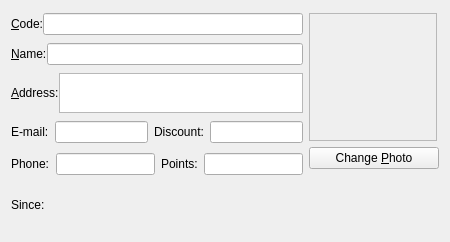
<?xml version="1.0" encoding="UTF-8"?>
<ui version="4.0">
 <class>clientEditor</class>
 <widget class="QWidget" name="clientEditor">
  <property name="geometry">
   <rect>
    <x>0</x>
    <y>0</y>
    <width>450</width>
    <height>242</height>
   </rect>
  </property>
  <property name="minimumSize">
   <size>
    <width>0</width>
    <height>0</height>
   </size>
  </property>
  <property name="maximumSize">
   <size>
    <width>460</width>
    <height>242</height>
   </size>
  </property>
  <property name="windowTitle">
   <string>Form</string>
  </property>
  <layout class="QGridLayout" name="gridLayout">
   <item row="4" column="1" colspan="5">
    <layout class="QHBoxLayout" name="horizontalLayout_6">
     <item>
      <widget class="QLabel" name="label_17">
       <property name="text">
        <string>Phone:</string>
       </property>
       <property name="buddy">
        <cstring>editClientPhone</cstring>
       </property>
      </widget>
     </item>
     <item>
      <widget class="MibitLineEdit" name="editClientPhone">
       <property name="minimumSize">
        <size>
         <width>0</width>
         <height>0</height>
        </size>
       </property>
       <property name="maximumSize">
        <size>
         <width>16777215</width>
         <height>16777215</height>
        </size>
       </property>
      </widget>
     </item>
     <item>
      <widget class="QLabel" name="label">
       <property name="text">
        <string>Points:</string>
       </property>
      </widget>
     </item>
     <item>
      <widget class="MibitLineEdit" name="editClientPoints">
       <property name="minimumSize">
        <size>
         <width>0</width>
         <height>0</height>
        </size>
       </property>
       <property name="maximumSize">
        <size>
         <width>130</width>
         <height>16777215</height>
        </size>
       </property>
      </widget>
     </item>
    </layout>
   </item>
   <item row="1" column="1" colspan="5">
    <layout class="QHBoxLayout" name="horizontalLayout_3">
     <property name="spacing">
      <number>0</number>
     </property>
     <item>
      <widget class="QLabel" name="label_4">
       <property name="text">
        <string>&amp;Name:</string>
       </property>
       <property name="buddy">
        <cstring>editClientName</cstring>
       </property>
      </widget>
     </item>
     <item>
      <widget class="MibitLineEdit" name="editClientName"/>
     </item>
    </layout>
   </item>
   <item row="0" column="1" colspan="5">
    <layout class="QHBoxLayout" name="horizontalLayout">
     <property name="spacing">
      <number>0</number>
     </property>
     <item>
      <widget class="QLabel" name="label_14">
       <property name="text">
        <string>&amp;Code:</string>
       </property>
       <property name="buddy">
        <cstring>editClientCode</cstring>
       </property>
      </widget>
     </item>
     <item>
      <widget class="MibitLineEdit" name="editClientCode"/>
     </item>
    </layout>
   </item>
   <item row="3" column="1" colspan="5">
    <layout class="QHBoxLayout" name="horizontalLayout_8">
     <item>
      <widget class="QLabel" name="label_18">
       <property name="text">
        <string>E-mail:</string>
       </property>
       <property name="buddy">
        <cstring>editClientCell</cstring>
       </property>
      </widget>
     </item>
     <item>
      <widget class="MibitLineEdit" name="editClientCell">
       <property name="maximumSize">
        <size>
         <width>16777215</width>
         <height>16777215</height>
        </size>
       </property>
      </widget>
     </item>
     <item>
      <widget class="QLabel" name="label_2">
       <property name="text">
        <string>Discount:</string>
       </property>
      </widget>
     </item>
     <item>
      <widget class="MibitLineEdit" name="editClientDiscount">
       <property name="maximumSize">
        <size>
         <width>130</width>
         <height>16777215</height>
        </size>
       </property>
      </widget>
     </item>
    </layout>
   </item>
   <item row="2" column="1" colspan="5">
    <layout class="QHBoxLayout" name="horizontalLayout_4">
     <property name="spacing">
      <number>0</number>
     </property>
     <property name="sizeConstraint">
      <enum>QLayout::SetDefaultConstraint</enum>
     </property>
     <item>
      <widget class="QLabel" name="label_16">
       <property name="text">
        <string>&amp;Address:</string>
       </property>
       <property name="buddy">
        <cstring>editClientAddress</cstring>
       </property>
      </widget>
     </item>
     <item>
      <widget class="QTextEdit" name="editClientAddress">
       <property name="sizePolicy">
        <sizepolicy hsizetype="Expanding" vsizetype="Fixed">
         <horstretch>0</horstretch>
         <verstretch>0</verstretch>
        </sizepolicy>
       </property>
       <property name="maximumSize">
        <size>
         <width>16777215</width>
         <height>40</height>
        </size>
       </property>
       <property name="tabChangesFocus">
        <bool>true</bool>
       </property>
       <property name="acceptRichText">
        <bool>false</bool>
       </property>
      </widget>
     </item>
    </layout>
   </item>
   <item row="0" column="7" rowspan="5" colspan="2">
    <layout class="QVBoxLayout" name="verticalLayout_4">
     <item>
      <widget class="QLabel" name="labelClientPhoto">
       <property name="sizePolicy">
        <sizepolicy hsizetype="Maximum" vsizetype="Maximum">
         <horstretch>0</horstretch>
         <verstretch>0</verstretch>
        </sizepolicy>
       </property>
       <property name="minimumSize">
        <size>
         <width>128</width>
         <height>128</height>
        </size>
       </property>
       <property name="frameShape">
        <enum>QFrame::StyledPanel</enum>
       </property>
       <property name="frameShadow">
        <enum>QFrame::Sunken</enum>
       </property>
       <property name="text">
        <string/>
       </property>
       <property name="alignment">
        <set>Qt::AlignCenter</set>
       </property>
      </widget>
     </item>
     <item>
      <widget class="QPushButton" name="btnChangeClientPhoto">
       <property name="minimumSize">
        <size>
         <width>130</width>
         <height>0</height>
        </size>
       </property>
       <property name="maximumSize">
        <size>
         <width>16777215</width>
         <height>16777215</height>
        </size>
       </property>
       <property name="text">
        <string>Change &amp;Photo</string>
       </property>
      </widget>
     </item>
     <item>
      <spacer name="verticalSpacer">
       <property name="orientation">
        <enum>Qt::Vertical</enum>
       </property>
       <property name="sizeHint" stdset="0">
        <size>
         <width>20</width>
         <height>40</height>
        </size>
       </property>
      </spacer>
     </item>
    </layout>
   </item>
   <item row="6" column="1">
    <widget class="QLabel" name="label_3">
     <property name="maximumSize">
      <size>
       <width>16777215</width>
       <height>40</height>
      </size>
     </property>
     <property name="text">
      <string>Since:</string>
     </property>
    </widget>
   </item>
   <item row="6" column="2" colspan="4">
    <widget class="KDateWidget" name="sinceDatePicker" native="true">
     <property name="minimumSize">
      <size>
       <width>0</width>
       <height>0</height>
      </size>
     </property>
     <property name="maximumSize">
      <size>
       <width>16777215</width>
       <height>40</height>
      </size>
     </property>
    </widget>
   </item>
  </layout>
 </widget>
 <customwidgets>
  <customwidget>
   <class>MibitLineEdit</class>
   <extends>QLineEdit</extends>
   <header>../../mibitWidgets/mibitlineedit.h</header>
  </customwidget>
  <customwidget>
   <class>KDateWidget</class>
   <extends>QWidget</extends>
   <header>kdatewidget.h</header>
  </customwidget>
 </customwidgets>
 <resources/>
 <connections/>
</ui>
